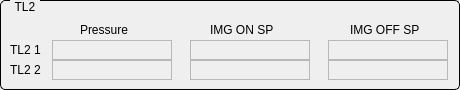
  <widget class="QGroupBox" name="groupBox_10">
   <property name="geometry">
    <rect>
     <x>480</x>
     <y>410</y>
     <width>460</width>
     <height>90</height>
    </rect>
   </property>
   <property name="styleSheet">
    <string notr="true">QGroupBox {
     border: 1px solid black;
     border-radius: 5px;
     margin-top: 0.5em;
 }
 
 QGroupBox::title {
     subcontrol-origin: margin;
     left: 10px;
     padding: 0 3px 0 3px;
 }</string>
   </property>
   <property name="title">
    <string>TL2</string>
   </property>
   <widget class="QLabel" name="label_55">
    <property name="geometry">
     <rect>
      <x>10</x>
      <y>40</y>
      <width>40</width>
      <height>20</height>
     </rect>
    </property>
    <property name="text">
     <string>TL2 1</string>
    </property>
   </widget>
   <widget class="QLabel" name="label_56">
    <property name="geometry">
     <rect>
      <x>10</x>
      <y>60</y>
      <width>40</width>
      <height>20</height>
     </rect>
    </property>
    <property name="text">
     <string>TL2 2</string>
    </property>
   </widget>
   <widget class="QLabel" name="label_61">
    <property name="geometry">
     <rect>
      <x>80</x>
      <y>20</y>
      <width>60</width>
      <height>20</height>
     </rect>
    </property>
    <property name="text">
     <string>Pressure</string>
    </property>
   </widget>
   <widget class="QLabel" name="label_63">
    <property name="geometry">
     <rect>
      <x>210</x>
      <y>20</y>
      <width>80</width>
      <height>20</height>
     </rect>
    </property>
    <property name="text">
     <string>IMG ON SP</string>
    </property>
   </widget>
   <widget class="QLabel" name="label_64">
    <property name="geometry">
     <rect>
      <x>350</x>
      <y>20</y>
      <width>80</width>
      <height>20</height>
     </rect>
    </property>
    <property name="text">
     <string>IMG OFF SP</string>
    </property>
   </widget>
   <widget class="QELabel" name="pressureLSS1_35">
    <property name="geometry">
     <rect>
      <x>52</x>
      <y>40</y>
      <width>120</width>
      <height>20</height>
     </rect>
    </property>
    <property name="font">
     <font>
      <family>Cantarell</family>
     </font>
    </property>
    <property name="frameShape">
     <enum>QFrame::StyledPanel</enum>
    </property>
    <property name="variable" stdset="0">
     <string>TL2-VA-IMG1:getPressure</string>
    </property>
    <property name="notation" stdset="0">
     <enum>QE::Scientific</enum>
    </property>
   </widget>
   <widget class="QELabel" name="onspLSS1_35">
    <property name="geometry">
     <rect>
      <x>190</x>
      <y>40</y>
      <width>120</width>
      <height>20</height>
     </rect>
    </property>
    <property name="font">
     <font>
      <family>Cantarell</family>
     </font>
    </property>
    <property name="frameShape">
     <enum>QFrame::StyledPanel</enum>
    </property>
    <property name="variable" stdset="0">
     <string>TL2-VA-GC1:getOnSetpoint1</string>
    </property>
    <property name="notation" stdset="0">
     <enum>QE::Scientific</enum>
    </property>
   </widget>
   <widget class="QELabel" name="offspLSS1_35">
    <property name="geometry">
     <rect>
      <x>328</x>
      <y>40</y>
      <width>120</width>
      <height>20</height>
     </rect>
    </property>
    <property name="font">
     <font>
      <family>Cantarell</family>
     </font>
    </property>
    <property name="frameShape">
     <enum>QFrame::StyledPanel</enum>
    </property>
    <property name="variable" stdset="0">
     <string>TL2-VA-GC1:getOffSetpoint1</string>
    </property>
    <property name="notation" stdset="0">
     <enum>QE::Scientific</enum>
    </property>
   </widget>
   <widget class="QELabel" name="onspLSS1_36">
    <property name="geometry">
     <rect>
      <x>190</x>
      <y>60</y>
      <width>120</width>
      <height>20</height>
     </rect>
    </property>
    <property name="font">
     <font>
      <family>Cantarell</family>
     </font>
    </property>
    <property name="frameShape">
     <enum>QFrame::StyledPanel</enum>
    </property>
    <property name="variable" stdset="0">
     <string>TL2-VA-GC1:getOnSetpoint2</string>
    </property>
    <property name="notation" stdset="0">
     <enum>QE::Scientific</enum>
    </property>
   </widget>
   <widget class="QELabel" name="pressureLSS1_36">
    <property name="geometry">
     <rect>
      <x>52</x>
      <y>60</y>
      <width>120</width>
      <height>20</height>
     </rect>
    </property>
    <property name="font">
     <font>
      <family>Cantarell</family>
     </font>
    </property>
    <property name="frameShape">
     <enum>QFrame::StyledPanel</enum>
    </property>
    <property name="variable" stdset="0">
     <string>TL2-VA-IMG2:getPressure</string>
    </property>
    <property name="notation" stdset="0">
     <enum>QE::Scientific</enum>
    </property>
   </widget>
   <widget class="QELabel" name="offspLSS1_36">
    <property name="geometry">
     <rect>
      <x>328</x>
      <y>60</y>
      <width>120</width>
      <height>20</height>
     </rect>
    </property>
    <property name="font">
     <font>
      <family>Cantarell</family>
     </font>
    </property>
    <property name="frameShape">
     <enum>QFrame::StyledPanel</enum>
    </property>
    <property name="variable" stdset="0">
     <string>TL2-VA-GC1:getOffSetpoint2</string>
    </property>
    <property name="notation" stdset="0">
     <enum>QE::Scientific</enum>
    </property>
   </widget>
  </widget>
